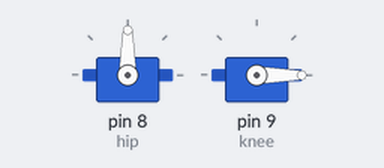
Bench run of a sketch on a simulated Arduino Uno, built with avr-gcc and run on an emulated ATmega328P. On the bench: 2 × servo. What the sketch prints to the serial monitor is not drawn.

Above: at 0.05 s.
At 2.0 s:
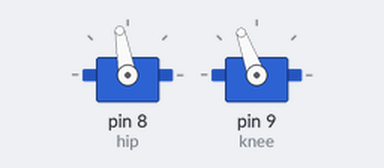
At 3.0 s:
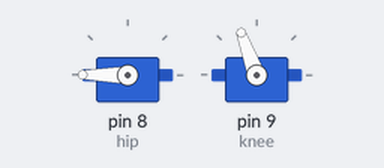
At 4.0 s:
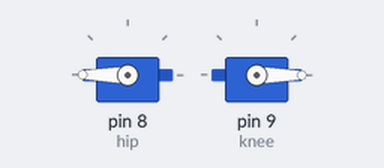
Timing chart, 0 to 5.2 s (numbered marks = the images above):
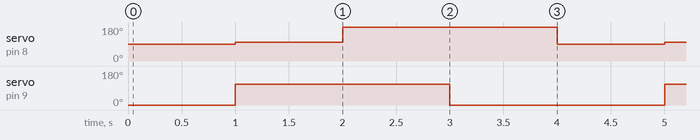

Measured:
- by itself, servo on pin 8 (hip): repeats every 4.0 s: 180° 2.0 s, 90° 1.0 s, 100° 1.0 s
- by itself, servo on pin 9 (knee): alternates 110° for 2.0 s and 0° for 2.0 s

The sketch:

OneLeggedRobot2.ino
```cpp
#include <Servo.h>

Servo hip;   // create servo object to control a servo
             // a maximum of eight servo objects can be created
Servo knee;  // create servo object to control a servo

void setup() {
  Serial.begin(9600);
  Serial.println("\n\n\nThe one legged robot wants to walk!");

  hip.attach(8);  // attaches the servo on pin 8 to the servo object
  knee.attach(9);  // attaches the servo on pin 9 to the servo object
}

int wait = 1000;

void loop()
{
  // straight leg
  hip.write(90);
  knee.write(0);
  delay(wait);

  // bend knee
  hip.write(100);
  knee.write(110);
  delay(wait);

  // raise hip
  hip.write(180);
  delay(wait);

  // straighten knee
  knee.write(0);
  delay(wait);

//  delay(1000);
}
```
